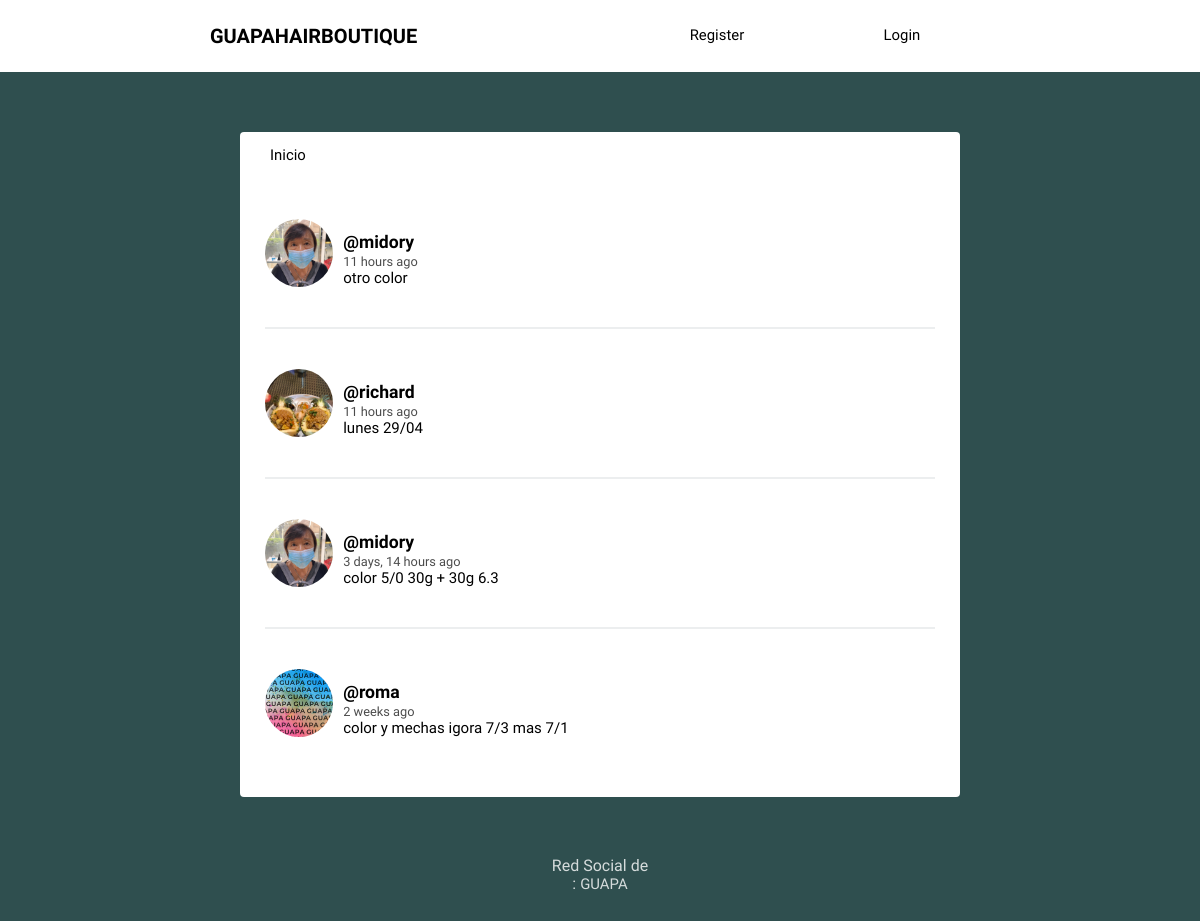
The page / on the database its author committed.
### social/models.py (models this page shows, shortened)
class Post(models.Model):
    user = models.ForeignKey(User,on_delete=models.CASCADE,related_name='posts')
    timestamp = models.DateTimeField(default=timezone.now)
    content = models.TextField()
    class Meta:
        ordering = ['-timestamp']

class Profile(models.Model):
    user = models.OneToOneField(User,on_delete=models.CASCADE)
    image = models.ImageField(default="stories-07.png")

### social/views.py (the view)
# urls.py: path('',views.feed, name='feed'),
def feed(request):
    posts = Post.objects.all()
    contex = {'posts':posts}
    return render(request,'social/feed.html',contex)

### social/templates/social/feed.html (shortened to what this page needs)
{% extends 'social/layout.html' %}
{% load humanize %}
{% block content %}
{% for post in posts %}
<article>
    <div class="container-article">
        <img src="{{post.user.profile.image.url}}">
        <div>
            <h2 class="username"><a href="{% url 'profile' post.user.username %}">@{{ post.user.username }}</a></h2>
            <time data-time="#">{{ post.timestamp|naturaltime }}</time>
            <div class="post">{{post.content}}</div>
        </div>
    </div>
</article>
{% endfor %}
{% endblock %}

### social/templates/social/layout.html (shortened to what this page needs)
<!DOCTYPE html>
{%load static%}
<html>
<head>
	<link rel="stylesheet" type="text/css" href="{% static 'normalize.css' %}">
	<link rel="stylesheet" type="text/css" href="{% static 'style.css' %}">
</head>
<body>
	<header class="main-head">
		<nav class="main">
			<h1 id="logo">GUAPAHAIRBOUTIQUE</h1>
			<ul>
				{% if request.user.is_authenticated %}
				<li><a href="{% url 'logout' %}">Logout</a></li>
				{% else %}
				<li><a href="{% url 'register' %}">Register</a></li>
				<li><a href="{% url 'login' %}">Login</a></li>
				{% endif %}
			</ul>
		</nav>
	</header>
	<div class="main">
		<nav class="second-nav">
			<a class="feed" href="{% url 'feed' %}">Inicio</a>
		</nav>
		{% block content %}
		{% endblock content %}
	</div>
	<footer>
		<div class="row">
			<p>Red Social de<br>: <a href="https://www.instagram.com/p/CMQHSh4Dcco/?utm_source=ig_web_copy_link">GUAPA</a></p>
		</div>
	</footer>
</body>
</html>

### social/static/style.css (style rules this page uses)
body { background: #2F4F4F; font-size: 62.5%; font-family: 'Varela Round', Helvetica, Arial, serif; }
p { font-size: 1rem; }
img { object-fit: cover; }
.main-head { background: white; color: black; }
nav.main { min-height: 7vh; display: flex; width: 65%; margin: auto; align-items: center; padding: 0.5rem; }
nav.main ul { display: flex; flex: 1 1 40rem; justify-content: space-around; align-items: center; list-style: none; }
#logo { flex: 2 1 40rem; }
a { font-size: .93rem; text-decoration: none; color: black; }
.main { background: white; width: 60%; margin: 5% auto; border-radius: 4px; padding-bottom: 20px; }
.second-nav { display: flex; padding: 15px 30px; }
.second-nav .feed { flex: 1 1 30px; }
article { width: 93%; margin: auto; padding: 40px 0; border-bottom: 2px solid #ECEEEF; }
.username { margin-bottom: .2rem; }
.username a { font-size: 1.1rem; }
.container-article { display: flex; }
.container-article img { height: 68px; width: 68px; margin-right: 10px; border-radius: 50%; }
article:last-child { border-bottom: 0; }
time { font-size: .8rem; opacity: .7; }
.post { font-size: .94rem; }
footer { color: white; text-align: center; font-size: .875em; margin: 40px 0; }
footer p { opacity: .8; }
footer p a { color: white; }

### rows shown on the page
Post: user.profile.image (picture), user.username "midory", timestamp "11 hours ago", content "otro color"
Post: user.profile.image (picture), user.username "richard", timestamp "11 hours ago", content "lunes 29/04"
Post: user.profile.image (picture), user.username "midory", timestamp "3 days, 14 hours ago", content "color 5/0 30g + 30g 6.3"
Post: user.profile.image (picture), user.username "roma", timestamp "2 weeks ago", content "color y mechas igora 7/3 mas 7/1"
